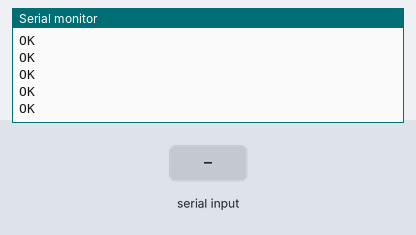
Bench run of a sketch on a simulated Arduino Uno, built with avr-gcc and run on an emulated ATmega328P. Shown: the last lines printed to the serial monitor. Inputs (shaded band) come from the test bench. The modem accepts every AT command (registered, SIM ready, sends succeed) and sends nothing else.

Above: at 10.2 s.
10.3 s: "1" received over the second serial link
At 11.5 s:
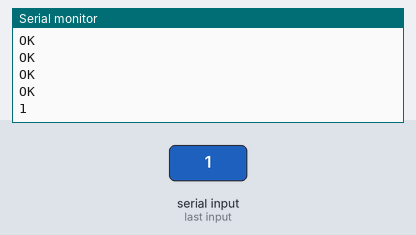
11.8 s: "0" received over the second serial link
At 12.6 s:
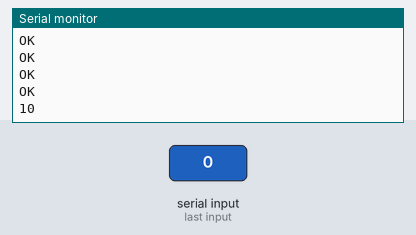

The sketch:

wifi-master.ino
```cpp
#include <SoftwareSerial.h>

// based on: http://dominicm.com/esp8266-configure-access-point/
// https://www.arduino.cc/en/Reference/SoftwareSerialConstructor
SoftwareSerial esp8266(2, 3); // rxPin, TxPin of Arduino rx-tx tx-rx

static char response[255] = "\0"; // static vs const?

void setup() {
  configSerial();
  configWIFI();
  hacerRedWifi();
}

void configSerial() { Serial.begin(9600); }

void configWIFI() {
  esp8266.begin(115200);
  esp8266.println(F("AT")); // Print both? NL & CR
  showResponse();
  delay(5000);
  esp8266.println(F("AT+RST")); // for know state
  showResponse();
  esp8266.println(F("AT+CIOBAUD=115200"));
  showResponse();
  // esp8266.println(F("AT+CWMODE?"));
  // showResponse();
  esp8266.println(F("AT+CWMODE=3")); //	1= Sta, 2= AP, 3=both, Sta is the
                                     // default mode of router, AP is a normal
                                     // mode for devices
  showResponse();

  Serial.println("Configuración Wifi Terminada");
}

void hacerRedWifi() {
  esp8266.println(
      F("AT+CWSAP=\"ESP8266\",\"123\",11,0")); // Sin seguridad, no funcionaron
  // ssid: string, ESP8266 softAP’ SSID
  // pwd: string, MAX: 64 bytes
  // chl: channel id
  // ecn:
  // 0 OPEN
  // 2 WPA_PSK
  // 3 WPA2_PSK
  // 4 WPA_WPA2_PSK
  showResponse();
  // AT+CWSAP?
  // AT+CIPAP?
  esp8266.println(F("AT+CIPAP=\"192.168.4.1\""));
  showResponse();

  esp8266.println(F("AT+CIPAPMAC=\"1a:fe:34:a4:35:42\""));
  showResponse();

  esp8266.println(F("AT+CWDHCP=0,1"));
  // mode
  // 0 : set ESP8266 softAP
  // 1 : set ESP8266 station
  // 2 : set both softAP and station
  // en
  // 0 : Disable DHCP
  // 1 : Enable DHCP
  showResponse();
}

void loop() { redirSerialAT(); }

/**
 * Solo se muestra la respuesta,
 * la taza de muestreo debería ser la misma para que no ocurran problemas
 */
void showResponse() {
  if (esp8266.available()) {
    Serial.write(esp8266.read());
  }
  Serial.println("");
  delay(500);
}

/**
 * Se guarda la respuesta en Response y se imprime en serial
 */
void saveAndShowResponse() {
  saveResponse();
  Serial.println(response);
}

/**
 * Se guarda la respuesta en Response
 */
void saveResponse() { bufferSerial(response); }

/**
 * Se utiliza para redirigir los comandos AT del serial del arduino
 * al puerto del módulo WIFI ESP8266
 */
void redirSerialAT() {
  if (esp8266.available()) {
    Serial.write(esp8266.read());
  }
  if (Serial.available()) {
    esp8266.write(Serial.read());
  }
}

/**
 * Realiza la lectura del buffer del serial
 * caracteres hasta que la transmisión serial termina
 * Acumulador de caracteres recursivo
 */
void bufferSerial(char *cad) {
  int i = 0;
  char c = '\0';
  strcpy(cad, "");
  while (esp8266.available()) {
    c = esp8266.read();
    cad[i] = c;
    i++;
  }
}
```

Measured:
- after the input at 10.3 s, the serial monitor: prints a new line at once (image 1)
- after the input at 11.8 s, the serial monitor: prints a new line at once (image 2)
